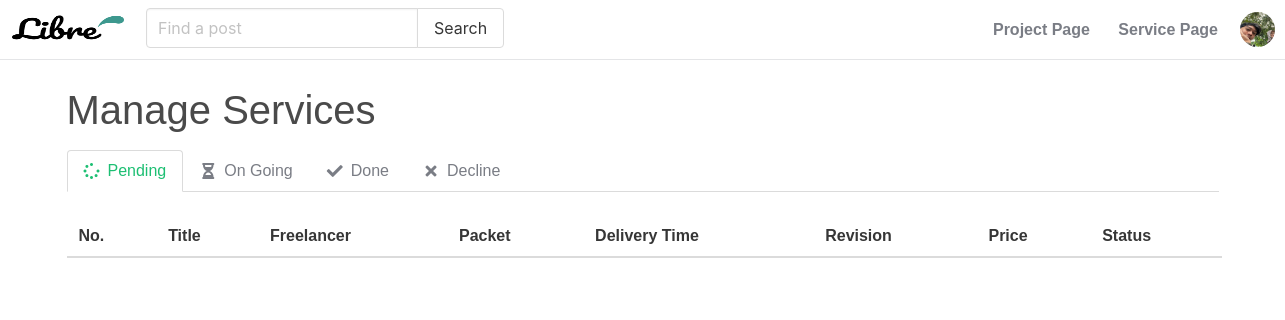
Before: /servicelist/ (signed in) with the older database file.
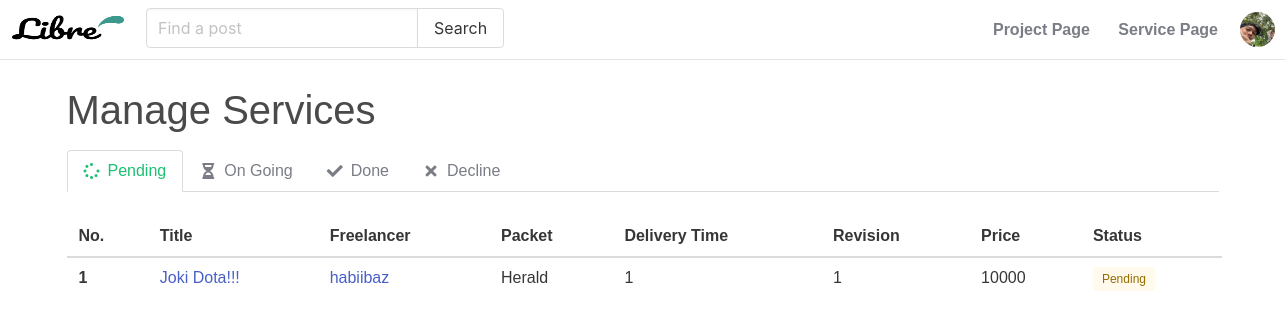
After: the same page with the newer database file.
### account/models.py (models this page shows, shortened)
class Account (AbstractBaseUser):
	email					= models.EmailField(verbose_name='email', unique= True)
	username				= models.CharField(max_length=30, unique=True)
	date_joined				= models.DateTimeField(verbose_name='date joined', auto_now_add=True)
	last_login				= models.DateTimeField(verbose_name='last login', auto_now=True)
	is_admin				= models.BooleanField(default=False)
	is_active				= models.BooleanField(default=True)
	is_staff				= models.BooleanField(default=False)
	is_superuser			= models.BooleanField(default=False)
	image					= models.ImageField(upload_to=upload_location, null=True, blank=True)
	first_name				= models.CharField(max_length=50, null=True, blank=True)
	last_name				= models.CharField(max_length=50, null=True, blank=True)
	origin					= models.CharField(max_length=50, null=True, blank=True)
	status					= models.CharField(max_length=50, null=True, blank=True)
	description				= models.TextField(max_length=2000, null=True, blank=True)
	slug 					= models.SlugField()
	USERNAME_FIELD = 'email'
	REQUIRED_FIELDS = ['username']
	objects = MyAccountManager()

class ServiceList(models.Model):
	sl_id					= models.IntegerField(primary_key=True)
	status					= models.CharField(max_length=20, default='pending')
	service					= models.ForeignKey(settings.AUTH_SERVICE_MODEL, on_delete=models.CASCADE)
	user 					= models.ForeignKey(settings.AUTH_USER_MODEL, on_delete=models.CASCADE)
	basic_packet			= models.ForeignKey(settings.AUTH_BASIC_MODEL, on_delete=models.CASCADE, blank=True, null=True)
	standard_packet			= models.ForeignKey(settings.AUTH_STANDARD_MODEL, on_delete=models.CASCADE, blank=True, null=True)
	premium_packet			= models.ForeignKey(settings.AUTH_PREMIUM_MODEL, on_delete=models.CASCADE, blank=True, null=True)
	timestamp	 			= models.DateTimeField(auto_now_add=True, verbose_name="timestamp")

### service/models.py (models this page shows, shortened)
class ServicePost(models.Model):
	title 					= models.CharField(max_length=50, null=False, blank=False)
	description				= models.TextField(max_length=2000, null=False, blank=False)
	date_published 			= models.DateTimeField(auto_now_add=True, verbose_name="date published")
	date_updated 			= models.DateTimeField(auto_now=True, verbose_name="date updated")
	author 					= models.ForeignKey(settings.AUTH_USER_MODEL, on_delete=models.CASCADE)
	category				= models.ForeignKey(settings.AUTH_CAT_MODEL, on_delete=models.CASCADE, null=True, blank=True)
	subcategory				= models.ForeignKey(settings.AUTH_SUBCAT_MODEL, on_delete=models.CASCADE, null=True, blank=True)
	image		 			= models.ImageField(upload_to=upload_location, null=True, blank=True)
	slug 					= models.SlugField()

class BasicPacket(models.Model):
    basic_id                = models.IntegerField(primary_key=True)
    basic_name 				= models.CharField(max_length=100, null=True, blank=True)
    basic_desc 				= models.CharField(max_length=100, null=True, blank=True)
    basic_delivery 			= models.PositiveIntegerField(blank=True, null=True)
    basic_revision 			= models.PositiveIntegerField(blank=True, null=True)
    basic_price 			= models.BigIntegerField(blank=True, null=True)
    packet_service			= models.ForeignKey(ServicePost, on_delete=models.CASCADE, null=True, blank=True)
    tipe_packet             = models.CharField(max_length=20,default='basic')

### account/views.py (the view)
# urls.py: path('servicelist/', service_view, name='servicelist'),
@login_required
def service_view(request):
	context={}
	user = request.user
	service_pending = ServiceList.objects.filter(user=request.user, status='pending').all()
	service_ongoing = ServiceList.objects.filter(user=request.user, status='ongoing').all()
	service_done = ServiceList.objects.filter(user=request.user, status='done').all()
	service_declined = ServiceList.objects.filter(user=request.user, status='cancelled').all()
	account = Account.objects.filter(email=request.user.email).first()
	context['service_pending'] = service_pending
	context['service_ongoing'] = service_ongoing
	context['service_done'] = service_done
	context['service_declined'] = service_declined
	context['account'] = account
	return render(request, 'account/listservice.html', context)

### account/templates/account/listservice.html (shortened to what this page needs)
{% load static %}
<!DOCTYPE html>
<html>
    <head>
        <link rel="stylesheet" href="https://cdn.jsdelivr.net/npm/bulma@0.9.2/css/bulma.min.css">
        <link rel="stylesheet" href="https://pro.fontawesome.com/releases/v5.10.0/css/all.css"/>
        <link rel="stylesheet" type="text/css" href="{% static 'css/main.css' %}">
    </head>
    <body>
        {% if request.user.is_authenticated %}
        <nav class="navbar" role="navigation" aria-label="main navigation" id="buyernavbar">
          <div class="navbar-start" id="buyernavbarstart">
            <div class="navbar-brand mb-1">
              <a class="navbar-item" href="{% url 'buyerpage' %}">
                <img src="{% static 'images/librelogo.png' %}" width="112" height="28">
              </a>
            </div>
            <div class="field has-addons" id="searchbar">
              <p class="control">
                <input class="input" type="text" placeholder="Find a post">
              </p>
              <p class="control">
                <button class="button">
                  Search
                </button>
              </p>
            </div>
          </div>
          <div class="navbar-end" id="buyernavbarend">
            <div class="header-tab">
              <a href="{% url 'buyerpage' %}" class="navbar-item">
                Project Page
              </a>
              <a href="{% url 'service:sellerpage' %}" class="navbar-item">
                Service Page
              </a>
            </div>
            <div class="dropdown is-right" id="buyerpagedropdown">
              <div class="dropdown-trigger">
                <span>
                  <figure class="image" >
                    <img style="width: 35px; height: 35px; border-radius: 50%;" src="{{account.image.url}}">
                  </figure>
                </span>
              </div>
            </div>
            </div>
        </nav>
          <div class="container" style="margin-top: 80px;">
          <h1 style="text-align: left; position: relative; margin: 0px; font-size: 40px; margin-bottom: 10px;">Manage Services</h1>
          <div class="tabs is-boxed" id="tabproject">
            <ul>
              <li class="is-active" data-target="prj-pending">
                <a>
                  <span class="icon is-small"><i class="fas fa-spinner" aria-hidden="true"></i></span>
                  <span>Pending</span>
                </a>
              </li>
              <li data-target="prj-ongoing">
                <a>
                  <span class="icon is-small"><i class="fas fa-hourglass-half"></i></span>
                  <span>On Going</span>
                </a>
              </li>
              <li data-target="prj-done">
                <a>
                  <span class="icon is-small"><i class="fas fa-check"></i></span>
                  <span>Done</span>
                </a>
              </li>
              <li data-target="prj-declined">
                <a>
                  <span class="icon is-small"><i class="fas fa-times"></i></span>
                  <span>Decline</span>
                </a>
              </li>
            </ul>
          </div>
          <div id="tab-content">
            <table style="width: 1155px;" class="table" id="prj-pending">
              <thead>
                <tr>
                  <th>No.</th>
                  <th>Title</th>
                  <th>Freelancer</th>
                  <th>Packet</th>
                  <th>Delivery Time</th>
                  <th>Revision</th>
                  <th>Price</th>
                  <th>Status</th>
                </tr>
              </thead>
              <tbody>
                {% for prj in service_pending %}
                <tr>
                  <th>{{ forloop.counter }}</th>
                  <td>
                    <a href="{% url 'service:detail-service' prj.service.slug %}">
                      {{ prj.service.title }}
                    </a>
                  </td>
                  <td>
                    <a href="{% url 'profile' prj.service.author.slug %}">
                      {{ prj.service.author.username }}
                    </a>
                  </td>
                  <td>{{ prj.basic_packet.basic_name }}{{ prj.standard_packet.standard_name }}{{ prj.premium_packet.premium_name }}</td>
                  <td>{{ prj.basic_packet.basic_delivery }}{{ prj.standard_packet.standard_delivery }}{{ prj.premium_packet.premium_delivery }}</td>
                  <td>{{ prj.basic_packet.basic_revision }}{{ prj.standard_packet.standard_revision }}{{ prj.premium_packet.premium_revision }}</td>
                  <td>{{ prj.basic_packet.basic_price }}{{ prj.standard_packet.standard_price }}{{ prj.premium_packet.premium_price }}</td>
                  <td>
                    <span class="tag is-warning is-light">Pending</span>
                  </td>
                </tr>
                {% endfor %}
              </tbody>
            </table>
          </div>
          </div>
    {% endif %}
    </body>
</html>

### static/css/main.css (style rules this page uses)
html { height: 100%; margin: auto; }
* { font-family: 'Titillium Web', sans-serif; }
li { list-style-type: none; }
h1 { margin: auto; text-align: center; font-size: 60px; max-width: 1000px; position:relative; }
figure { margin: auto; text-align: center; max-width: 1000px; position:relative; }
.header-tab a { color: #7a7d85; font-weight: bold; display: inline-block; margin-top: 10px; transition: 0.2s; }
#buyernavbar { position: fixed; border-bottom: 1.5px solid #e4e5e7; top: 0; left: 0; right: 0; height: 60px; }
#searchbar { margin-top: 8px; margin-bottom: 0; margin-left: 10px; }
#buyerpagedropdown { margin-right: 10px; margin-left: 10px; padding-top: 12px; }
#tabproject .is-active a { background-color: white; color: #1dbf73; }
#tabproject a { color: #7a7d85; }
.tabs li.is-active a { color: #00d1b2; }

Changed rows visible on the page:
added ServiceList: service "Joki Dota!!!", service.author.username "habiibaz", basic_packet.basic_name "Herald", basic_packet.basic_delivery "1", basic_packet.basic_revision "1", basic_packet.basic_price "10000"
